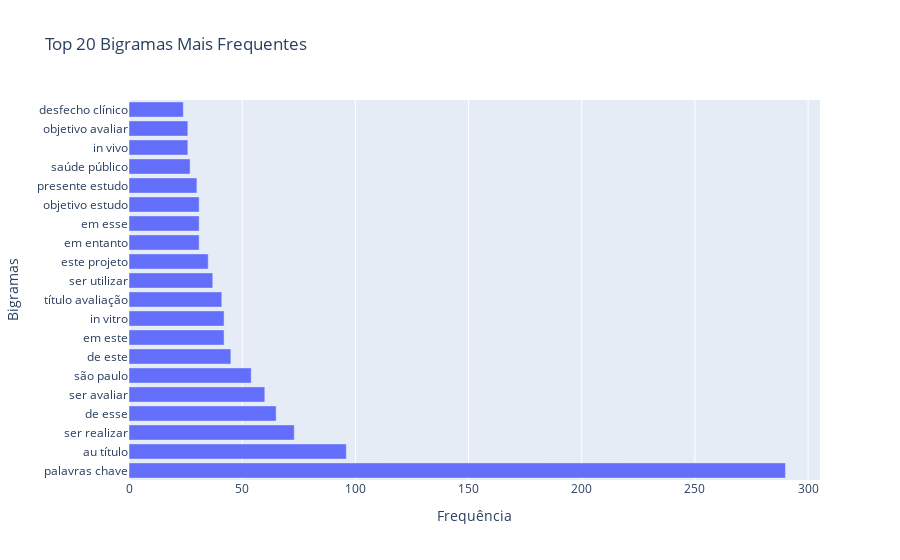

The notebook cell this image was saved under:
### Code cell
vectorizer = CountVectorizer(ngram_range=(2, 2)).fit(data['cleaned_text'])
bigrams = vectorizer.transform(data['cleaned_text'])
bigram_freq = zip(vectorizer.get_feature_names_out(), bigrams.sum(axis=0).tolist()[0])
bigram_freq = sorted(bigram_freq, key=lambda x: x[1], reverse=True)[:20]

bigrams, counts = zip(*bigram_freq)
bigram_freq_df = pd.DataFrame({'Bigramas': bigrams, 'Frequência': counts})

fig = px.bar(bigram_freq_df, x='Frequência', y='Bigramas', orientation='h', title='Top 20 Bigramas Mais Frequentes')
fig.show()

### Figure 1 — Plotly figure (JSON) as saved in the notebook; plotly's stock layout.template omitted (floating-point values rounded to 4 significant figures)
{"data": [{"alignmentgroup": "True", "hovertemplate": "Frequência=%{x}<br>Bigramas=%{y}<extra></extra>", "legendgroup": "", "marker": {"color": "#636efa", "pattern": {"shape": ""}}, "name": "", "offsetgroup": "", "orientation": "h", "showlegend": false, "textposition": "auto", "type": "bar", "x": [290, 96, 73, 65, 60, 54, 45, 42, 42, 41, 37, 35, 31, 31, 31, 30, 27, 26, 26, 24], "xaxis": "x", "y": ["palavras chave", "au título", "ser realizar", "de esse", "ser avaliar", "são paulo", "de este", "em este", "in vitro", "título avaliação", "ser utilizar", "este projeto", "em entanto", "em esse", "objetivo estudo", "presente estudo", "saúde público", "in vivo", "objetivo avaliar", "desfecho clínico"], "yaxis": "y"}], "layout": {"barmode": "relative", "legend": {"tracegroupgap": 0}, "title": {"text": "Top 20 Bigramas Mais Frequentes"}, "xaxis": {"anchor": "y", "domain": [0, 1], "title": {"text": "Frequência"}}, "yaxis": {"anchor": "x", "domain": [0, 1], "title": {"text": "Bigramas"}}}}
